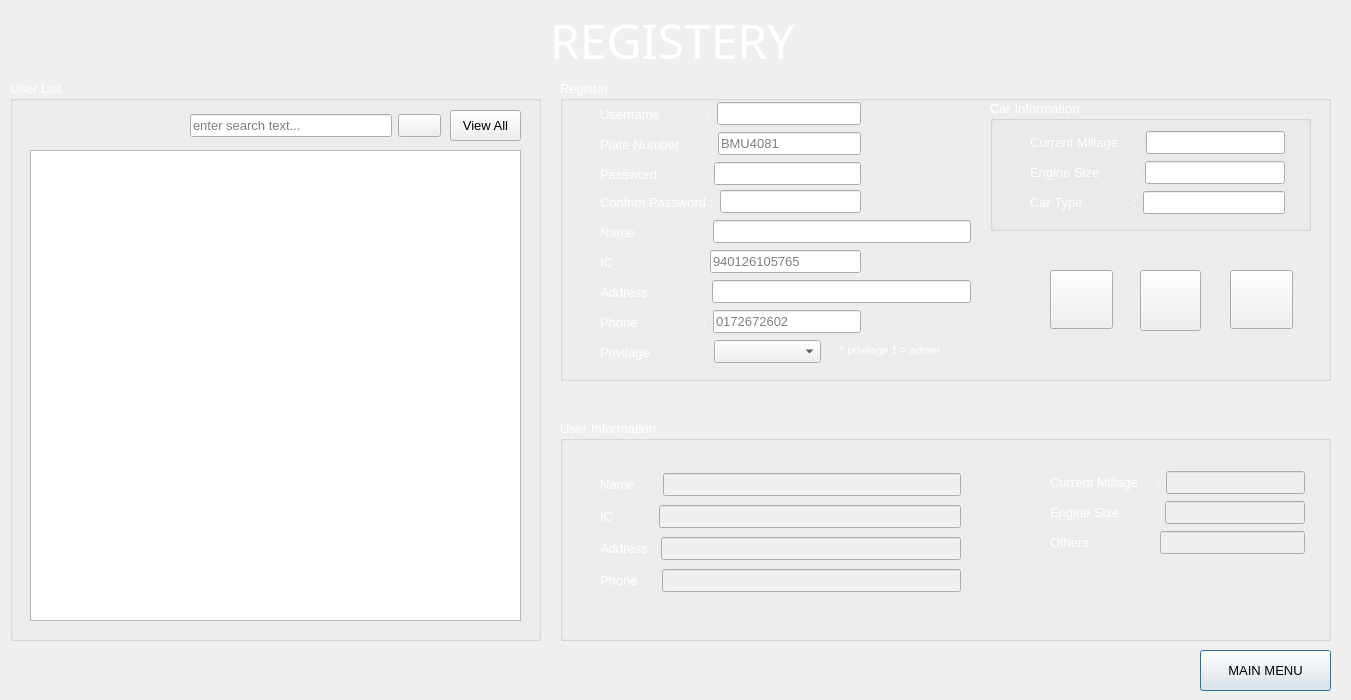
<?xml version="1.0" encoding="UTF-8"?>
<ui version="4.0">
 <class>REGISTER</class>
 <widget class="QDialog" name="REGISTER">
  <property name="geometry">
   <rect>
    <x>0</x>
    <y>0</y>
    <width>1351</width>
    <height>700</height>
   </rect>
  </property>
  <property name="windowTitle">
   <string>Dialog</string>
  </property>
  <widget class="QGroupBox" name="groupBox2">
   <property name="enabled">
    <bool>true</bool>
   </property>
   <property name="geometry">
    <rect>
     <x>560</x>
     <y>420</y>
     <width>771</width>
     <height>221</height>
    </rect>
   </property>
   <property name="palette">
    <palette>
     <active>
      <colorrole role="WindowText">
       <brush brushstyle="SolidPattern">
        <color alpha="255">
         <red>255</red>
         <green>255</green>
         <blue>255</blue>
        </color>
       </brush>
      </colorrole>
     </active>
     <inactive>
      <colorrole role="WindowText">
       <brush brushstyle="SolidPattern">
        <color alpha="255">
         <red>255</red>
         <green>255</green>
         <blue>255</blue>
        </color>
       </brush>
      </colorrole>
     </inactive>
     <disabled>
      <colorrole role="WindowText">
       <brush brushstyle="SolidPattern">
        <color alpha="255">
         <red>120</red>
         <green>120</green>
         <blue>120</blue>
        </color>
       </brush>
      </colorrole>
     </disabled>
    </palette>
   </property>
   <property name="font">
    <font>
     <family>MS Shell Dlg 2</family>
     <pointsize>10</pointsize>
    </font>
   </property>
   <property name="title">
    <string>User Information</string>
   </property>
   <widget class="QWidget" name="layoutWidget_14">
    <property name="geometry">
     <rect>
      <x>40</x>
      <y>50</y>
      <width>361</width>
      <height>128</height>
     </rect>
    </property>
    <layout class="QVBoxLayout" name="verticalLayout_4">
     <item>
      <layout class="QHBoxLayout" name="horizontalLayout_21">
       <item>
        <widget class="QLabel" name="label_14">
         <property name="font">
          <font>
           <family>MS Shell Dlg 2</family>
           <pointsize>10</pointsize>
          </font>
         </property>
         <property name="text">
          <string>Name     :</string>
         </property>
        </widget>
       </item>
       <item>
        <widget class="QLineEdit" name="name_2">
         <property name="enabled">
          <bool>false</bool>
         </property>
         <property name="font">
          <font>
           <family>MS Shell Dlg 2</family>
           <pointsize>10</pointsize>
           <weight>75</weight>
           <bold>true</bold>
          </font>
         </property>
        </widget>
       </item>
      </layout>
     </item>
     <item>
      <layout class="QHBoxLayout" name="horizontalLayout_22">
       <item>
        <widget class="QLabel" name="label_22">
         <property name="font">
          <font>
           <family>MS Shell Dlg 2</family>
           <pointsize>10</pointsize>
          </font>
         </property>
         <property name="text">
          <string>IC          :</string>
         </property>
        </widget>
       </item>
       <item>
        <widget class="QLineEdit" name="ic_2">
         <property name="enabled">
          <bool>false</bool>
         </property>
         <property name="font">
          <font>
           <family>MS Shell Dlg 2</family>
           <pointsize>10</pointsize>
           <weight>75</weight>
           <bold>true</bold>
          </font>
         </property>
        </widget>
       </item>
      </layout>
     </item>
     <item>
      <layout class="QHBoxLayout" name="horizontalLayout_23">
       <item>
        <widget class="QLabel" name="label_23">
         <property name="font">
          <font>
           <family>MS Shell Dlg 2</family>
           <pointsize>10</pointsize>
          </font>
         </property>
         <property name="text">
          <string>Address :</string>
         </property>
        </widget>
       </item>
       <item>
        <widget class="QLineEdit" name="address_3">
         <property name="enabled">
          <bool>false</bool>
         </property>
         <property name="font">
          <font>
           <family>MS Shell Dlg 2</family>
           <pointsize>10</pointsize>
           <weight>75</weight>
           <bold>true</bold>
          </font>
         </property>
        </widget>
       </item>
      </layout>
     </item>
     <item>
      <layout class="QHBoxLayout" name="horizontalLayout_24">
       <item>
        <widget class="QLabel" name="label_24">
         <property name="font">
          <font>
           <family>MS Shell Dlg 2</family>
           <pointsize>10</pointsize>
          </font>
         </property>
         <property name="text">
          <string>Phone    :</string>
         </property>
        </widget>
       </item>
       <item>
        <widget class="QLineEdit" name="phone_2">
         <property name="enabled">
          <bool>false</bool>
         </property>
         <property name="font">
          <font>
           <family>MS Shell Dlg 2</family>
           <pointsize>10</pointsize>
           <weight>75</weight>
           <bold>true</bold>
          </font>
         </property>
        </widget>
       </item>
      </layout>
     </item>
    </layout>
   </widget>
   <widget class="QWidget" name="layoutWidget_15">
    <property name="geometry">
     <rect>
      <x>490</x>
      <y>50</y>
      <width>255</width>
      <height>86</height>
     </rect>
    </property>
    <layout class="QVBoxLayout" name="verticalLayout_5">
     <item>
      <layout class="QHBoxLayout" name="horizontalLayout_25">
       <item>
        <widget class="QLabel" name="label_25">
         <property name="text">
          <string>Current Millage     :</string>
         </property>
        </widget>
       </item>
       <item>
        <widget class="QLineEdit" name="Millage_3">
         <property name="enabled">
          <bool>false</bool>
         </property>
         <property name="font">
          <font>
           <weight>75</weight>
           <bold>true</bold>
          </font>
         </property>
        </widget>
       </item>
      </layout>
     </item>
     <item>
      <layout class="QHBoxLayout" name="horizontalLayout_26">
       <item>
        <widget class="QLabel" name="label_26">
         <property name="text">
          <string>Engine Size          :</string>
         </property>
        </widget>
       </item>
       <item>
        <widget class="QLineEdit" name="engineSize_3">
         <property name="enabled">
          <bool>false</bool>
         </property>
         <property name="font">
          <font>
           <weight>75</weight>
           <bold>true</bold>
          </font>
         </property>
        </widget>
       </item>
      </layout>
     </item>
     <item>
      <layout class="QHBoxLayout" name="horizontalLayout_27">
       <item>
        <widget class="QLabel" name="label_27">
         <property name="text">
          <string>Others                 :</string>
         </property>
        </widget>
       </item>
       <item>
        <widget class="QLineEdit" name="Others_3">
         <property name="enabled">
          <bool>false</bool>
         </property>
         <property name="font">
          <font>
           <weight>75</weight>
           <bold>true</bold>
          </font>
         </property>
        </widget>
       </item>
      </layout>
     </item>
    </layout>
   </widget>
  </widget>
  <widget class="QPushButton" name="pushButtonBack">
   <property name="geometry">
    <rect>
     <x>1200</x>
     <y>650</y>
     <width>131</width>
     <height>41</height>
    </rect>
   </property>
   <property name="font">
    <font>
     <family>MS Shell Dlg 2</family>
     <pointsize>10</pointsize>
    </font>
   </property>
   <property name="text">
    <string>MAIN MENU</string>
   </property>
  </widget>
  <widget class="QGroupBox" name="groupBox1">
   <property name="enabled">
    <bool>true</bool>
   </property>
   <property name="geometry">
    <rect>
     <x>560</x>
     <y>80</y>
     <width>771</width>
     <height>301</height>
    </rect>
   </property>
   <property name="palette">
    <palette>
     <active>
      <colorrole role="WindowText">
       <brush brushstyle="SolidPattern">
        <color alpha="255">
         <red>255</red>
         <green>255</green>
         <blue>255</blue>
        </color>
       </brush>
      </colorrole>
     </active>
     <inactive>
      <colorrole role="WindowText">
       <brush brushstyle="SolidPattern">
        <color alpha="255">
         <red>255</red>
         <green>255</green>
         <blue>255</blue>
        </color>
       </brush>
      </colorrole>
     </inactive>
     <disabled>
      <colorrole role="WindowText">
       <brush brushstyle="SolidPattern">
        <color alpha="255">
         <red>120</red>
         <green>120</green>
         <blue>120</blue>
        </color>
       </brush>
      </colorrole>
     </disabled>
    </palette>
   </property>
   <property name="font">
    <font>
     <family>MS Shell Dlg 2</family>
     <pointsize>10</pointsize>
    </font>
   </property>
   <property name="title">
    <string>Register</string>
   </property>
   <widget class="QLabel" name="label_status_2">
    <property name="geometry">
     <rect>
      <x>10</x>
      <y>420</y>
      <width>171</width>
      <height>16</height>
     </rect>
    </property>
    <property name="text">
     <string>[+] Status</string>
    </property>
   </widget>
   <widget class="QWidget" name="layoutWidget_16">
    <property name="geometry">
     <rect>
      <x>40</x>
      <y>260</y>
      <width>221</width>
      <height>24</height>
     </rect>
    </property>
    <layout class="QHBoxLayout" name="horizontalLayout_28">
     <item>
      <widget class="QLabel" name="label_28">
       <property name="font">
        <font>
         <family>MS Shell Dlg 2</family>
         <pointsize>10</pointsize>
        </font>
       </property>
       <property name="text">
        <string>Privilage               :</string>
       </property>
      </widget>
     </item>
     <item>
      <widget class="QComboBox" name="comboBox_2"/>
     </item>
    </layout>
   </widget>
   <widget class="QWidget" name="layoutWidget_17">
    <property name="geometry">
     <rect>
      <x>40</x>
      <y>200</y>
      <width>371</width>
      <height>24</height>
     </rect>
    </property>
    <layout class="QHBoxLayout" name="horizontalLayout_29">
     <item>
      <widget class="QLabel" name="label_29">
       <property name="font">
        <font>
         <family>MS Shell Dlg 2</family>
         <pointsize>10</pointsize>
        </font>
       </property>
       <property name="text">
        <string>Address               :</string>
       </property>
      </widget>
     </item>
     <item>
      <widget class="QLineEdit" name="address_4">
       <property name="font">
        <font>
         <family>MS Shell Dlg 2</family>
         <pointsize>10</pointsize>
        </font>
       </property>
      </widget>
     </item>
    </layout>
   </widget>
   <widget class="QWidget" name="layoutWidget_18">
    <property name="geometry">
     <rect>
      <x>40</x>
      <y>230</y>
      <width>261</width>
      <height>24</height>
     </rect>
    </property>
    <layout class="QHBoxLayout" name="horizontalLayout_30">
     <item>
      <widget class="QLabel" name="label_30">
       <property name="font">
        <font>
         <family>MS Shell Dlg 2</family>
         <pointsize>10</pointsize>
        </font>
       </property>
       <property name="text">
        <string>Phone                  :</string>
       </property>
      </widget>
     </item>
     <item>
      <widget class="QLineEdit" name="phonenum_2">
       <property name="font">
        <font>
         <family>MS Shell Dlg 2</family>
         <pointsize>10</pointsize>
        </font>
       </property>
       <property name="placeholderText">
        <string>0172672602</string>
       </property>
      </widget>
     </item>
    </layout>
   </widget>
   <widget class="QWidget" name="layoutWidget_19">
    <property name="geometry">
     <rect>
      <x>40</x>
      <y>140</y>
      <width>371</width>
      <height>24</height>
     </rect>
    </property>
    <layout class="QHBoxLayout" name="horizontalLayout_31">
     <item>
      <widget class="QLabel" name="label_31">
       <property name="font">
        <font>
         <family>MS Shell Dlg 2</family>
         <pointsize>10</pointsize>
        </font>
       </property>
       <property name="text">
        <string>Name                   :</string>
       </property>
      </widget>
     </item>
     <item>
      <widget class="QLineEdit" name="fullname_2">
       <property name="font">
        <font>
         <family>MS Shell Dlg 2</family>
         <pointsize>10</pointsize>
        </font>
       </property>
      </widget>
     </item>
    </layout>
   </widget>
   <widget class="QWidget" name="layoutWidget_20">
    <property name="geometry">
     <rect>
      <x>40</x>
      <y>170</y>
      <width>261</width>
      <height>24</height>
     </rect>
    </property>
    <layout class="QHBoxLayout" name="horizontalLayout_32">
     <item>
      <widget class="QLabel" name="label_32">
       <property name="font">
        <font>
         <family>MS Shell Dlg 2</family>
         <pointsize>10</pointsize>
        </font>
       </property>
       <property name="text">
        <string>IC                        :</string>
       </property>
      </widget>
     </item>
     <item>
      <widget class="QLineEdit" name="icnum_2">
       <property name="font">
        <font>
         <family>MS Shell Dlg 2</family>
         <pointsize>10</pointsize>
        </font>
       </property>
       <property name="maxLength">
        <number>12</number>
       </property>
       <property name="placeholderText">
        <string>940126105765</string>
       </property>
      </widget>
     </item>
    </layout>
   </widget>
   <widget class="QWidget" name="layoutWidget_21">
    <property name="geometry">
     <rect>
      <x>40</x>
      <y>22</y>
      <width>261</width>
      <height>24</height>
     </rect>
    </property>
    <layout class="QHBoxLayout" name="horizontalLayout_33">
     <item>
      <widget class="QLabel" name="label_33">
       <property name="font">
        <font>
         <family>MS Shell Dlg 2</family>
         <pointsize>10</pointsize>
        </font>
       </property>
       <property name="text">
        <string>Username             :</string>
       </property>
      </widget>
     </item>
     <item>
      <widget class="QLineEdit" name="username_2">
       <property name="font">
        <font>
         <family>MS Shell Dlg 2</family>
         <pointsize>10</pointsize>
        </font>
       </property>
      </widget>
     </item>
    </layout>
   </widget>
   <widget class="QWidget" name="layoutWidget_22">
    <property name="geometry">
     <rect>
      <x>40</x>
      <y>52</y>
      <width>261</width>
      <height>24</height>
     </rect>
    </property>
    <layout class="QHBoxLayout" name="horizontalLayout_34">
     <item>
      <widget class="QLabel" name="label_34">
       <property name="font">
        <font>
         <family>MS Shell Dlg 2</family>
         <pointsize>10</pointsize>
        </font>
       </property>
       <property name="text">
        <string>Plate Number        :</string>
       </property>
      </widget>
     </item>
     <item>
      <widget class="QLineEdit" name="platenumber_2">
       <property name="font">
        <font>
         <family>MS Shell Dlg 2</family>
         <pointsize>10</pointsize>
        </font>
       </property>
       <property name="placeholderText">
        <string>BMU4081</string>
       </property>
      </widget>
     </item>
    </layout>
   </widget>
   <widget class="QWidget" name="layoutWidget_23">
    <property name="geometry">
     <rect>
      <x>40</x>
      <y>82</y>
      <width>261</width>
      <height>24</height>
     </rect>
    </property>
    <layout class="QHBoxLayout" name="horizontalLayout_35">
     <item>
      <widget class="QLabel" name="label_35">
       <property name="font">
        <font>
         <family>MS Shell Dlg 2</family>
         <pointsize>10</pointsize>
        </font>
       </property>
       <property name="text">
        <string>Password             :</string>
       </property>
      </widget>
     </item>
     <item>
      <widget class="QLineEdit" name="pwd_2">
       <property name="font">
        <font>
         <family>MS Shell Dlg 2</family>
         <pointsize>10</pointsize>
        </font>
       </property>
       <property name="echoMode">
        <enum>QLineEdit::Password</enum>
       </property>
      </widget>
     </item>
    </layout>
   </widget>
   <widget class="QWidget" name="layoutWidget_24">
    <property name="geometry">
     <rect>
      <x>40</x>
      <y>110</y>
      <width>261</width>
      <height>24</height>
     </rect>
    </property>
    <layout class="QHBoxLayout" name="horizontalLayout_36">
     <item>
      <widget class="QLabel" name="label_36">
       <property name="text">
        <string>Confrim Password :</string>
       </property>
      </widget>
     </item>
     <item>
      <widget class="QLineEdit" name="lineEditConPass_2">
       <property name="echoMode">
        <enum>QLineEdit::Password</enum>
       </property>
      </widget>
     </item>
    </layout>
   </widget>
   <widget class="QLabel" name="label_37">
    <property name="geometry">
     <rect>
      <x>280</x>
      <y>260</y>
      <width>111</width>
      <height>21</height>
     </rect>
    </property>
    <property name="font">
     <font>
      <pointsize>8</pointsize>
     </font>
    </property>
    <property name="text">
     <string>* privilage 1 = admin</string>
    </property>
   </widget>
   <widget class="QLabel" name="label_pass_2">
    <property name="geometry">
     <rect>
      <x>310</x>
      <y>85</y>
      <width>46</width>
      <height>21</height>
     </rect>
    </property>
    <property name="text">
     <string/>
    </property>
   </widget>
   <widget class="QLabel" name="label_conn_2">
    <property name="geometry">
     <rect>
      <x>310</x>
      <y>113</y>
      <width>46</width>
      <height>20</height>
     </rect>
    </property>
    <property name="text">
     <string/>
    </property>
   </widget>
   <widget class="QGroupBox" name="groupBox_2">
    <property name="geometry">
     <rect>
      <x>430</x>
      <y>20</y>
      <width>321</width>
      <height>131</height>
     </rect>
    </property>
    <property name="palette">
     <palette>
      <active>
       <colorrole role="WindowText">
        <brush brushstyle="SolidPattern">
         <color alpha="255">
          <red>255</red>
          <green>255</green>
          <blue>255</blue>
         </color>
        </brush>
       </colorrole>
       <colorrole role="Text">
        <brush brushstyle="SolidPattern">
         <color alpha="255">
          <red>0</red>
          <green>0</green>
          <blue>0</blue>
         </color>
        </brush>
       </colorrole>
       <colorrole role="BrightText">
        <brush brushstyle="SolidPattern">
         <color alpha="255">
          <red>255</red>
          <green>255</green>
          <blue>255</blue>
         </color>
        </brush>
       </colorrole>
       <colorrole role="PlaceholderText">
        <brush brushstyle="NoBrush">
         <color alpha="128">
          <red>0</red>
          <green>0</green>
          <blue>0</blue>
         </color>
        </brush>
       </colorrole>
      </active>
      <inactive>
       <colorrole role="WindowText">
        <brush brushstyle="SolidPattern">
         <color alpha="255">
          <red>255</red>
          <green>255</green>
          <blue>255</blue>
         </color>
        </brush>
       </colorrole>
       <colorrole role="Text">
        <brush brushstyle="SolidPattern">
         <color alpha="255">
          <red>0</red>
          <green>0</green>
          <blue>0</blue>
         </color>
        </brush>
       </colorrole>
       <colorrole role="BrightText">
        <brush brushstyle="SolidPattern">
         <color alpha="255">
          <red>255</red>
          <green>255</green>
          <blue>255</blue>
         </color>
        </brush>
       </colorrole>
       <colorrole role="PlaceholderText">
        <brush brushstyle="NoBrush">
         <color alpha="128">
          <red>0</red>
          <green>0</green>
          <blue>0</blue>
         </color>
        </brush>
       </colorrole>
      </inactive>
      <disabled>
       <colorrole role="WindowText">
        <brush brushstyle="SolidPattern">
         <color alpha="255">
          <red>120</red>
          <green>120</green>
          <blue>120</blue>
         </color>
        </brush>
       </colorrole>
       <colorrole role="Text">
        <brush brushstyle="SolidPattern">
         <color alpha="255">
          <red>120</red>
          <green>120</green>
          <blue>120</blue>
         </color>
        </brush>
       </colorrole>
       <colorrole role="BrightText">
        <brush brushstyle="SolidPattern">
         <color alpha="255">
          <red>255</red>
          <green>255</green>
          <blue>255</blue>
         </color>
        </brush>
       </colorrole>
       <colorrole role="PlaceholderText">
        <brush brushstyle="NoBrush">
         <color alpha="128">
          <red>0</red>
          <green>0</green>
          <blue>0</blue>
         </color>
        </brush>
       </colorrole>
      </disabled>
     </palette>
    </property>
    <property name="title">
     <string>Car Information</string>
    </property>
    <widget class="QWidget" name="layoutWidget_25">
     <property name="geometry">
      <rect>
       <x>40</x>
       <y>30</y>
       <width>255</width>
       <height>86</height>
      </rect>
     </property>
     <layout class="QVBoxLayout" name="verticalLayout_6">
      <item>
       <layout class="QHBoxLayout" name="horizontalLayout_37">
        <item>
         <widget class="QLabel" name="label_38">
          <property name="palette">
           <palette>
            <active>
             <colorrole role="WindowText">
              <brush brushstyle="SolidPattern">
               <color alpha="255">
                <red>255</red>
                <green>255</green>
                <blue>255</blue>
               </color>
              </brush>
             </colorrole>
            </active>
            <inactive>
             <colorrole role="WindowText">
              <brush brushstyle="SolidPattern">
               <color alpha="255">
                <red>255</red>
                <green>255</green>
                <blue>255</blue>
               </color>
              </brush>
             </colorrole>
            </inactive>
            <disabled>
             <colorrole role="WindowText">
              <brush brushstyle="SolidPattern">
               <color alpha="255">
                <red>120</red>
                <green>120</green>
                <blue>120</blue>
               </color>
              </brush>
             </colorrole>
            </disabled>
           </palette>
          </property>
          <property name="text">
           <string>Current Millage     :</string>
          </property>
         </widget>
        </item>
        <item>
         <widget class="QLineEdit" name="Millage_4"/>
        </item>
       </layout>
      </item>
      <item>
       <layout class="QHBoxLayout" name="horizontalLayout_38">
        <item>
         <widget class="QLabel" name="label_39">
          <property name="palette">
           <palette>
            <active>
             <colorrole role="WindowText">
              <brush brushstyle="SolidPattern">
               <color alpha="255">
                <red>255</red>
                <green>255</green>
                <blue>255</blue>
               </color>
              </brush>
             </colorrole>
            </active>
            <inactive>
             <colorrole role="WindowText">
              <brush brushstyle="SolidPattern">
               <color alpha="255">
                <red>255</red>
                <green>255</green>
                <blue>255</blue>
               </color>
              </brush>
             </colorrole>
            </inactive>
            <disabled>
             <colorrole role="WindowText">
              <brush brushstyle="SolidPattern">
               <color alpha="255">
                <red>120</red>
                <green>120</green>
                <blue>120</blue>
               </color>
              </brush>
             </colorrole>
            </disabled>
           </palette>
          </property>
          <property name="text">
           <string>Engine Size          :</string>
          </property>
         </widget>
        </item>
        <item>
         <widget class="QLineEdit" name="engineSize_4"/>
        </item>
       </layout>
      </item>
      <item>
       <layout class="QHBoxLayout" name="horizontalLayout_39">
        <item>
         <widget class="QLabel" name="label_40">
          <property name="palette">
           <palette>
            <active>
             <colorrole role="WindowText">
              <brush brushstyle="SolidPattern">
               <color alpha="255">
                <red>255</red>
                <green>255</green>
                <blue>255</blue>
               </color>
              </brush>
             </colorrole>
            </active>
            <inactive>
             <colorrole role="WindowText">
              <brush brushstyle="SolidPattern">
               <color alpha="255">
                <red>255</red>
                <green>255</green>
                <blue>255</blue>
               </color>
              </brush>
             </colorrole>
            </inactive>
            <disabled>
             <colorrole role="WindowText">
              <brush brushstyle="SolidPattern">
               <color alpha="255">
                <red>120</red>
                <green>120</green>
                <blue>120</blue>
               </color>
              </brush>
             </colorrole>
            </disabled>
           </palette>
          </property>
          <property name="text">
           <string>Car Type              :</string>
          </property>
         </widget>
        </item>
        <item>
         <widget class="QLineEdit" name="Others_4"/>
        </item>
       </layout>
      </item>
     </layout>
    </widget>
   </widget>
   <widget class="QPushButton" name="pushButtonDelete_2">
    <property name="enabled">
     <bool>true</bool>
    </property>
    <property name="geometry">
     <rect>
      <x>670</x>
      <y>190</y>
      <width>63</width>
      <height>59</height>
     </rect>
    </property>
    <property name="acceptDrops">
     <bool>false</bool>
    </property>
    <property name="text">
     <string/>
    </property>
    <property name="icon">
     <iconset>
      <normaloff>Pic/deleteSupp.png</normaloff>Pic/deleteSupp.png</iconset>
    </property>
    <property name="iconSize">
     <size>
      <width>50</width>
      <height>50</height>
     </size>
    </property>
   </widget>
   <widget class="QPushButton" name="pushButtonAdd_2">
    <property name="enabled">
     <bool>true</bool>
    </property>
    <property name="geometry">
     <rect>
      <x>490</x>
      <y>190</y>
      <width>63</width>
      <height>59</height>
     </rect>
    </property>
    <property name="text">
     <string/>
    </property>
    <property name="icon">
     <iconset>
      <normaloff>Pic/addSupp.png</normaloff>Pic/addSupp.png</iconset>
    </property>
    <property name="iconSize">
     <size>
      <width>50</width>
      <height>50</height>
     </size>
    </property>
   </widget>
   <widget class="QPushButton" name="pushButtonUpdate_2">
    <property name="enabled">
     <bool>true</bool>
    </property>
    <property name="geometry">
     <rect>
      <x>580</x>
      <y>190</y>
      <width>61</width>
      <height>61</height>
     </rect>
    </property>
    <property name="text">
     <string/>
    </property>
    <property name="icon">
     <iconset>
      <normaloff>Pic/updateuser.png</normaloff>Pic/updateuser.png</iconset>
    </property>
    <property name="iconSize">
     <size>
      <width>100</width>
      <height>100</height>
     </size>
    </property>
   </widget>
  </widget>
  <widget class="QGroupBox" name="groupBox_3">
   <property name="geometry">
    <rect>
     <x>10</x>
     <y>80</y>
     <width>531</width>
     <height>561</height>
    </rect>
   </property>
   <property name="palette">
    <palette>
     <active>
      <colorrole role="WindowText">
       <brush brushstyle="SolidPattern">
        <color alpha="255">
         <red>255</red>
         <green>255</green>
         <blue>255</blue>
        </color>
       </brush>
      </colorrole>
     </active>
     <inactive>
      <colorrole role="WindowText">
       <brush brushstyle="SolidPattern">
        <color alpha="255">
         <red>255</red>
         <green>255</green>
         <blue>255</blue>
        </color>
       </brush>
      </colorrole>
     </inactive>
     <disabled>
      <colorrole role="WindowText">
       <brush brushstyle="SolidPattern">
        <color alpha="255">
         <red>120</red>
         <green>120</green>
         <blue>120</blue>
        </color>
       </brush>
      </colorrole>
     </disabled>
    </palette>
   </property>
   <property name="font">
    <font>
     <family>MS Shell Dlg 2</family>
     <pointsize>10</pointsize>
    </font>
   </property>
   <property name="title">
    <string>User List</string>
   </property>
   <widget class="QPushButton" name="pushButton_view_2">
    <property name="geometry">
     <rect>
      <x>440</x>
      <y>30</y>
      <width>71</width>
      <height>31</height>
     </rect>
    </property>
    <property name="font">
     <font>
      <family>MS Shell Dlg 2</family>
      <pointsize>10</pointsize>
     </font>
    </property>
    <property name="text">
     <string>View All</string>
    </property>
   </widget>
   <widget class="QTableView" name="tableView_2">
    <property name="geometry">
     <rect>
      <x>20</x>
      <y>70</y>
      <width>491</width>
      <height>471</height>
     </rect>
    </property>
    <property name="font">
     <font>
      <family>MS Shell Dlg 2</family>
      <pointsize>10</pointsize>
     </font>
    </property>
   </widget>
   <widget class="QWidget" name="layoutWidget_26">
    <property name="geometry">
     <rect>
      <x>180</x>
      <y>30</y>
      <width>251</width>
      <height>31</height>
     </rect>
    </property>
    <layout class="QHBoxLayout" name="horizontalLayout_40">
     <item>
      <widget class="QLineEdit" name="search_2">
       <property name="font">
        <font>
         <family>MS Shell Dlg 2</family>
         <pointsize>10</pointsize>
        </font>
       </property>
       <property name="text">
        <string/>
       </property>
       <property name="placeholderText">
        <string>enter search text...</string>
       </property>
      </widget>
     </item>
     <item>
      <widget class="QPushButton" name="searchButton_2">
       <property name="text">
        <string/>
       </property>
       <property name="icon">
        <iconset>
         <normaloff>../Workshop/Pic/Gakuseisean-Ivista-2-Start-Menu-Search.ico</normaloff>../Workshop/Pic/Gakuseisean-Ivista-2-Start-Menu-Search.ico</iconset>
       </property>
      </widget>
     </item>
    </layout>
   </widget>
  </widget>
  <widget class="QLabel" name="label_41">
   <property name="geometry">
    <rect>
     <x>550</x>
     <y>-20</y>
     <width>271</width>
     <height>121</height>
    </rect>
   </property>
   <property name="palette">
    <palette>
     <active>
      <colorrole role="WindowText">
       <brush brushstyle="SolidPattern">
        <color alpha="255">
         <red>255</red>
         <green>255</green>
         <blue>255</blue>
        </color>
       </brush>
      </colorrole>
     </active>
     <inactive>
      <colorrole role="WindowText">
       <brush brushstyle="SolidPattern">
        <color alpha="255">
         <red>255</red>
         <green>255</green>
         <blue>255</blue>
        </color>
       </brush>
      </colorrole>
     </inactive>
     <disabled>
      <colorrole role="WindowText">
       <brush brushstyle="SolidPattern">
        <color alpha="255">
         <red>120</red>
         <green>120</green>
         <blue>120</blue>
        </color>
       </brush>
      </colorrole>
     </disabled>
    </palette>
   </property>
   <property name="font">
    <font>
     <family>Roboto Bk</family>
     <pointsize>36</pointsize>
    </font>
   </property>
   <property name="text">
    <string>REGISTERY</string>
   </property>
  </widget>
  <widget class="QLabel" name="labelBackground">
   <property name="geometry">
    <rect>
     <x>0</x>
     <y>0</y>
     <width>1351</width>
     <height>701</height>
    </rect>
   </property>
   <property name="text">
    <string/>
   </property>
   <property name="scaledContents">
    <bool>true</bool>
   </property>
  </widget>
  <zorder>labelBackground</zorder>
  <zorder>groupBox2</zorder>
  <zorder>pushButtonBack</zorder>
  <zorder>groupBox1</zorder>
  <zorder>groupBox_3</zorder>
  <zorder>label_41</zorder>
 </widget>
 <resources/>
 <connections/>
</ui>
